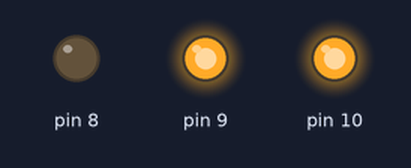
Bench run of a sketch on a simulated Arduino Uno, built with avr-gcc and run on an emulated ATmega328P. On the bench: output pins drawn as LEDs (lit = HIGH).

Above: at 0.15 s.
At 64.38 s:
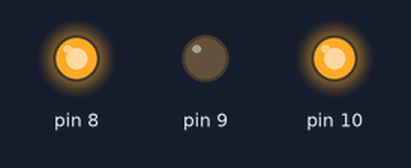
At 129.52 s:
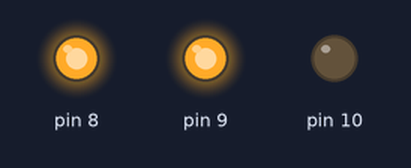
Timing chart, 0 to 129.8 s (numbered marks = the images above):
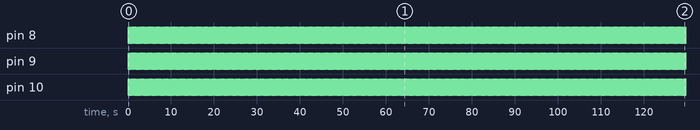

Measured:
- by itself, pin 8, pin 10: alternates HIGH for 0.09 s and LOW for 0.09 s
- by itself, pin 9: repeats every 0.18 s: LOW 0.09 s, HIGH 0.09 s
- by itself, everything shown: repeats every 0.90 s, in 3 steps

The sketch:

bldc_try.ino
```cpp
int wait = 30;

void setup() {
pinMode(8, OUTPUT);
pinMode(9, OUTPUT);
pinMode(10, OUTPUT);
Serial.begin(9600);

}

void loop() {
 digitalWrite(8, HIGH);
digitalWrite(9, HIGH);
digitalWrite(10, LOW);
delay(wait);
digitalWrite(8, HIGH);
digitalWrite(9, LOW);
digitalWrite(10, LOW);
delay(wait);
digitalWrite(8, HIGH);
digitalWrite(9, LOW);
digitalWrite(10, HIGH);
delay(wait);
digitalWrite(8, LOW);
digitalWrite(9, LOW);
digitalWrite(10, HIGH);
delay(wait);
digitalWrite(8, LOW);
digitalWrite(9, HIGH);
digitalWrite(10, HIGH);
delay(wait);
digitalWrite(8, LOW);
digitalWrite(9, HIGH);
digitalWrite(10, LOW);
delay(wait);
}
```
